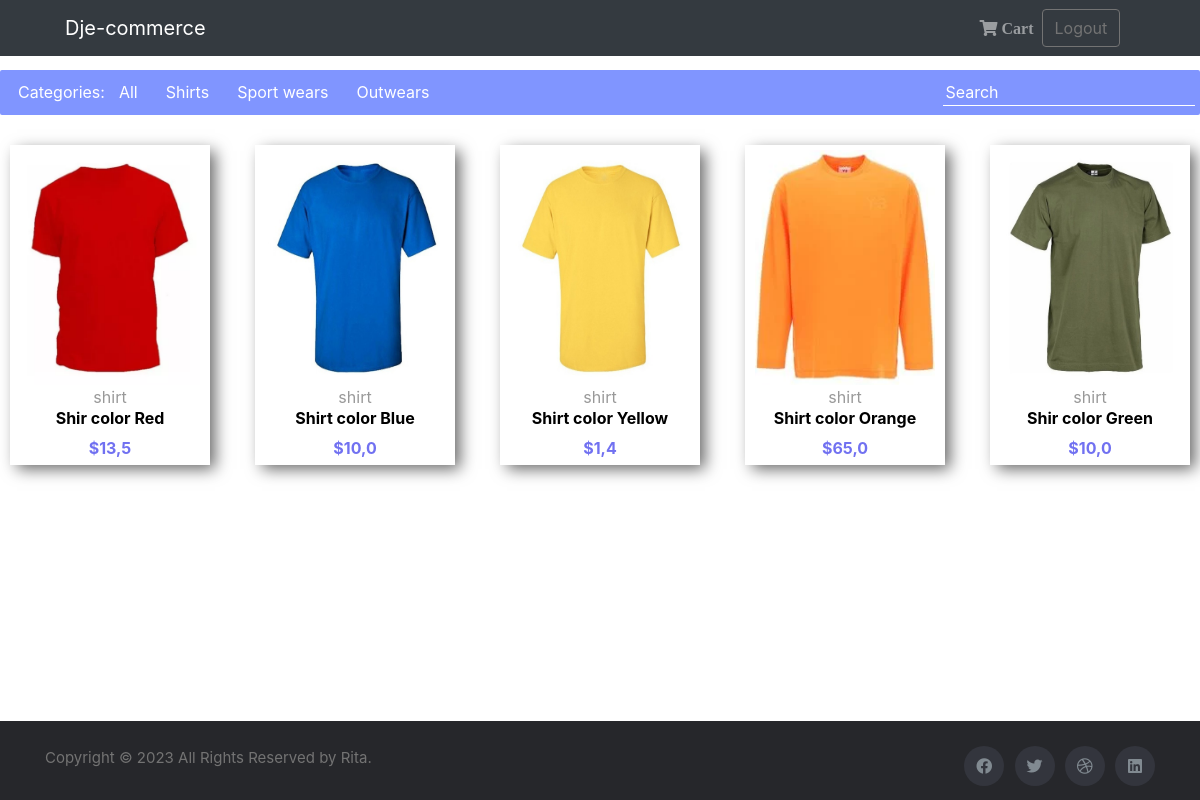
The app's page / (signed in) with its own data.
### core/models.py (models this page shows, shortened)
class Product(models.Model):
    img = models.ImageField()
    categorie = models.CharField(max_length=50)
    title = models.CharField(max_length=100)
    price = models.FloatField()
    description = models.CharField(max_length=10000, default='This product has no description')
    rebate = models.IntegerField()
    no_of_likes = models.IntegerField(default=0)

### core/views.py (the view)
# urls.py: path('', views.index, name='index'),
@login_required(login_url='register')
def index(request):
    products = Product.objects.all()
    user = User.objects.filter(username=request.user.username)
    return render(request, 'index.html', {'products':products})

### templates/index.html (shortened to what this page needs)
{% extends "base.html" %}
{% block content %}
<nav id='menu' style="margin: 0 auto; margin-top:70px; width: 100%; max-width: 1200px; align-items: center;">
    <a class="navbar-brand"  style="margin: 0; padding: 0;" href="#">Categories: </a>
    <div  id="navbarSupportedContent" style="display: flex; align-items: center;">
        <ul class="navbar-nav me-auto mb-2 mb-lg-0" style="flex-direction: row !important;">
          <li class="nav-item">
            <a class="nav-link" href="#">All</a>
          </li>
          <li class="nav-item">
            <a class="nav-link" href="#">Shirts</a>
          </li>
          <li class="nav-item">
            <a class="nav-link" href="#">Sport wears</a>
          </li>
          <li class="nav-item">
            <a class="nav-link" href="#">Outwears</a>
          </li>
        </ul>
        <form class="w-auto">
        <input type="search"  placeholder="Search"  style="background-color: #8095FF; border: none; border-bottom: 1px solid #fff; border-radius: 0px; color: #fff;  ">
        </form>
    </div>
  </nav>
<div style="width: 100%; max-width: 1200px; margin: 20px auto; align-items: center; display: flex; justify-content: space-between;">
  {% for product in products %}
          <a href="/product-{{product.id}}" style="width: 200px; border-style: none !important; height: 320px;margin: 10px; padding: 5px 10px; background: #fff; cursor: pointer" class="boxshadow">
            <div class="card text-center " style="border: none !important; width: 100%; height: 100%; display: flex; align-items: center;  ">
                    <img src="{{product.img.url}}"  style="width: 100%; height: 100%; " alt="">
                    <p style="font-size: 16px; color: #999; margin: 0px; padding: 0px;">{{product.categorie}}</p>
                    <h3 style="font-size: 16px; color: #000; font-weight: bold;  margin: 5; padding: 0">{{product.title}}</h3>
                    <span style="color: #7171f1; font-size: 16px; font-weight: bold; margin: 0; padding: 0">${{product.price}}</span>
              </div>
          </a>
  {% endfor %}
</div>
{% endblock %}

### templates/base.html (shortened to what this page needs)
{% load static %}
<!DOCTYPE html>
<html lang="en">
<head>
    <link rel="stylesheet" href="https://cdn.jsdelivr.net/npm/bootstrap@4.3.1/dist/css/bootstrap.min.css">
    <link rel="stylesheet" href="https://use.fontawesome.com/releases/v5.8.1/css/all.css">
    <link rel="stylesheet" href="{% static 'base.css' %}">
    <link rel="stylesheet" href="{% static 'style.css' %}">
</head>
<body style="background: #fff;">
  <div id="content">
      <nav class="navbar navbar-expand-lg bg-dark navbar-dark site-navbar" >
        <div class="container-fluid" style="max-width: 1100px; width: 100%; justify-content: center; align-items: center;">
          <a class="navbar-brand" href="/">Dje-commerce</a>
          <div class="collapse navbar-collapse" id="navbarSupportedContent">
            <ul class="navbar-nav d-flex flex-row me-1">
              <li class="nav-item me-3 me-lg-0">
                <a class="nav-link" href="/cart"><i class="fas fa-shopping-cart"> Cart</i></a>
              </li>
            </ul>
            <a href="/logout" class="github btn btn-xs btn-default" style="border: 1px solid #737373; color: #737373">Logout</a>      </div>
        </div>
      </nav>
      {% block content %}
      {% endblock %}
        <footer class="site-footer" >
          <div class="container">
            <div class="row">
              <div class="col-md-8 col-sm-6 col-xs-12">
                <p class="copyright-text">Copyright &copy; 2023 All Rights Reserved by
            <a href="#">Rita</a>.
                </p>
              </div>
              <div class="col-md-4 col-sm-6 col-xs-12">
                <ul class="social-icons">
                  <li><a class="facebook" href="#"><i class="fab fa-facebook"></i></a></li>
                  <li><a class="twitter" href="#"><i class="fab fa-twitter"></i></a></li>
                  <li><a class="dribbble" href="#"><i class="fab fa-dribbble"></i></a></li>
                  <li><a class="linkedin" href="#"><i class="fab fa-linkedin"></i></a></li>
                </ul>
              </div>
            </div>
          </div>
      </footer>
  </div>
</body>
</html>

### static/base.css (style rules this page uses)
html { min-height: 100%; position: relative; }
body { margin: 0; margin-bottom: 40px; }
.site-footer { background-color:#26272b; padding:25px 0 10px; font-size:15px; line-height:24px; color:#737373; position: absolute; bottom: 0; width: 100%; }
.site-navbar { background-color:#26272b; color:#737373; position: absolute; top: 0; width: 100%; }
#content { width: 100%; height: 100%; }
.site-footer a { color:#737373; }
.site-footer .social-icons { text-align:right }
.site-footer .social-icons a { width:40px; height:40px; line-height:40px; margin-left:6px; margin-right:0; border-radius:100%; background-color:#33353d }
.copyright-text { margin:0 }
.social-icons { padding-left:0; margin-bottom:0; list-style:none }
.social-icons li { display:inline-block; margin-bottom:4px }
.social-icons a { background-color:#eceeef; color:#818a91; font-size:16px; display:inline-block; line-height:44px; width:44px; height:44px; text-align:center; margin-right:8px; border-radius:100%; -webkit-transition:all .2s linear; -o-transition:all .2s linear; transition:all .2s linear }

### templates/base.html (style rules this page uses)
.boxshadow { box-shadow: 6px 5px 15px -1px rgba(0,0,0,0.6); -webkit-box-shadow: 6px 5px 15px -1px rgba(0,0,0,0.6); -moz-box-shadow: 6px 5px 15px -1px rgba(0,0,0,0.6); }
img { width: 100%; height: 100%; }
#menu { background: #8095FF; color: #FFF; height: 45px; display: flex; padding-left: 18px; border-radius: 2px; }
.w-auto input::placeholder { color: #fff; }
#menu a { display: block; line-height: 45px; padding: 0 14px; text-decoration: none; color: #FFFFFF; font-size: 16px; }

### records on screen
Product: img (picture), categorie "shirt", title "Shir color Red", price "13,5"
Product: {{ product.id }} 2 (drawn), img (picture), categorie "shirt", title "Shirt color Blue", price "10,0"
Product: {{ product.id }} 3 (drawn), img (picture), categorie "shirt", title "Shirt color Yellow", price "1,4"
Product: img (picture), categorie "shirt", title "Shirt color Orange", price "65,0"
Product: img (picture), categorie "shirt", title "Shir color Green", price "10,0"
